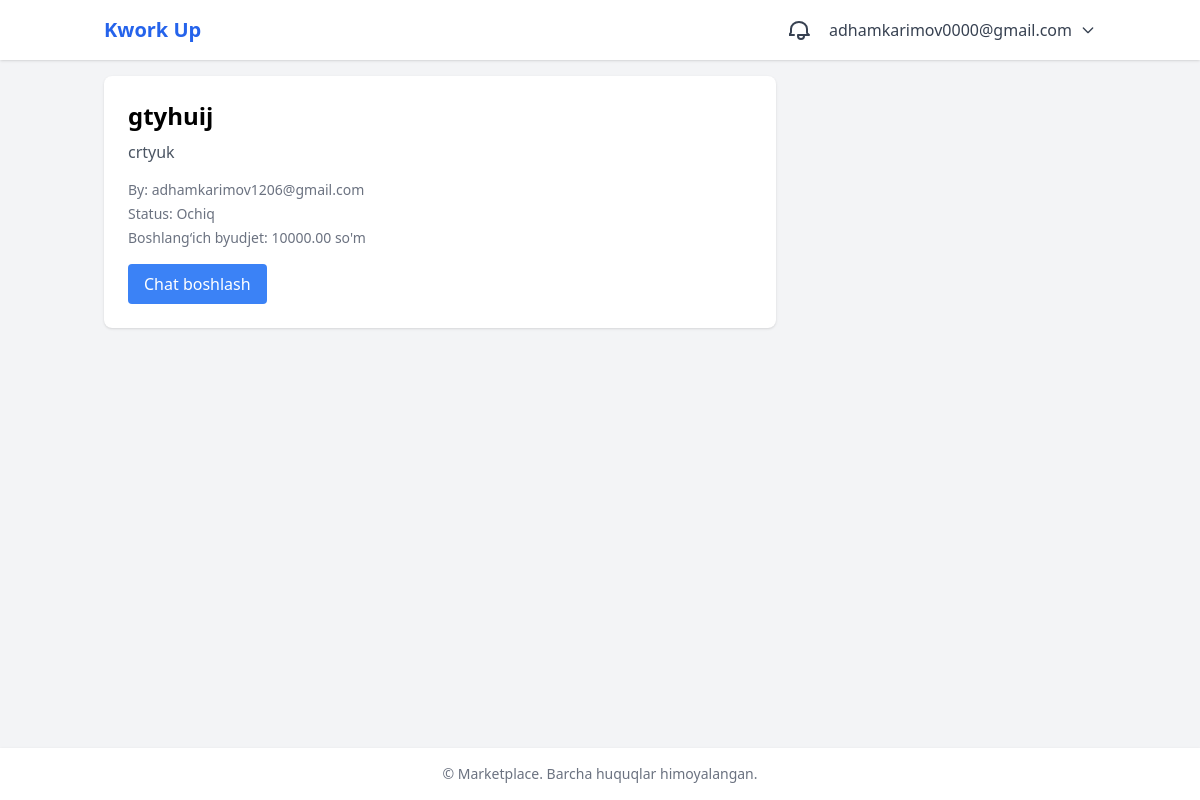
The app's page /order/1/ (signed in) with its own data.
### accounts/models.py (models this page shows, shortened)
class User(AbstractUser):
    class Role(models.TextChoices):
        CLIENT     = 'CLIENT',     'Mijoz'
        FREELANCER = 'FREELANCER', 'Frilanser'
    email     = models.EmailField(unique=True)
    full_name = models.CharField(max_length=255)
    role      = models.CharField(max_length=20, choices=Role.choices)
    avatar    = models.ImageField(upload_to='avatars/', null=True, blank=True)
    USERNAME_FIELD  = 'email'
    REQUIRED_FIELDS = ['username', 'full_name', 'role']

### marketplace/models.py (models this page shows, shortened)
class Order(models.Model):
    class Status(models.TextChoices):
        OPEN           = 'OPEN',           'Ochiq'
        IN_NEGOTIATION = 'IN_NEGOTIATION', 'Kelishilmoqda'
        IN_PROGRESS    = 'IN_PROGRESS',    'Jarayonda'
        COMPLETED      = 'COMPLETED',      'Tugatilgan'
        DELAYED        = 'DELAYED',        'Kechikkan'
        CANCELLED      = 'CANCELLED',      'Bekor qilingan'
    client         = models.ForeignKey(
        settings.AUTH_USER_MODEL,
        on_delete=models.CASCADE,
        related_name='orders'
    )
    assigned_freelancer = models.ForeignKey(
        settings.AUTH_USER_MODEL,
        on_delete=models.SET_NULL,
        null=True, blank=True,
        related_name='assigned_orders'
    )
    title          = models.CharField(max_length=255)
    description    = models.TextField()
    initial_budget = models.DecimalField(max_digits=12, decimal_places=2)
    final_price    = models.DecimalField(max_digits=12, decimal_places=2, null=True, blank=True)
    status         = models.CharField(max_length=20, choices=Status.choices, default=Status.OPEN)
    deadline       = models.DateTimeField(null=True, blank=True)
    tags           = models.ManyToManyField(Tag, blank=True, related_name='orders')
    created_at     = models.DateTimeField(auto_now_add=True)
    updated_at     = models.DateTimeField(auto_now=True)
    class Meta:
        ordering = ['-created_at']
    @property
    def time_remaining_seconds(self):
        if self.deadline and self.status == self.Status.IN_PROGRESS:
            delta = self.deadline - timezone.now()
            return max(int(delta.total_seconds()), 0)
        return None

### marketplace/views.py (the view)
# urls.py: path('order/<int:pk>/', views.OrderDetailView.as_view(), name='order_detail'),
class OrderDetailView(LoginRequiredMixin, View):
    login_url = 'accounts:login'
    def get(self, request, pk):
        order = get_object_or_404(Order, pk=pk)
        context = {
            'order': order,
            'is_owner': order.client == request.user,
            'is_freelancer': request.user.role == 'FREELANCER',
            'time_remaining': order.time_remaining_seconds,
        }
        return render(request, 'marketplace/order_detail.html', context)

### templates/marketplace/order_detail.html (shortened to what this page needs)
{% extends 'base.html' %}
{% block content %}
<div class="bg-white rounded-lg shadow p-6 max-w-2xl">
    <h1 class="text-2xl font-bold">{{ order.title }}</h1>
    <p class="text-gray-600 mt-2">{{ order.description }}</p>
    <div class="mt-4 text-sm text-gray-500 space-y-1">
        <p>By: {{ order.client.username }}</p>
        <p>Status: {{ order.get_status_display }}</p>
        <p>Boshlang‘ich byudjet: {{ order.initial_budget }} so'm</p>
    </div>
    {% if request.user.role == 'FREELANCER' %}
        <a href="{% url 'chat:create_room' order.id %}"
           class="mt-4 inline-block bg-blue-500 text-white px-4 py-2 rounded hover:bg-blue-600">
           Chat boshlash
        </a>
    {% endif %}
</div>
{% endblock %}

### templates/base.html (shortened to what this page needs)
<!DOCTYPE html>
<html lang="uz">
<head>
    <script src="https://cdn.tailwindcss.com"></script>
</head>
<body class="bg-gray-100 font-sans flex flex-col min-h-screen">
    <header class="bg-white shadow">
        <div class="container mx-auto flex justify-between items-center p-4">
            <a href="{% url 'marketplace:order_list' %}" class="text-xl font-bold text-blue-600">Kwork Up</a>
            <nav class="flex gap-4 items-center">
                {% if request.user.is_authenticated %}
                    <div class="relative">
                        <a href="{% url 'notifications:list' %}" class="flex items-center">
                        </a>
                    </div>
                    <div class="relative">
                        <button id="profileMenuButton" class="flex items-center gap-2 text-gray-700 hover:text-blue-500 focus:outline-none">
                            {{ request.user.username }}
                            <svg class="w-4 h-4" fill="none" stroke="currentColor" viewBox="0 0 24 24">
                                <path stroke-linecap="round" stroke-linejoin="round" stroke-width="2" d="M19 9l-7 7-7-7"/>
                            </svg>
                        </button>
                    </div>
                {% else %}
                    <a href="{% url 'accounts:login' %}" class="text-blue-500 hover:underline">Kirish</a>
                    <a href="{% url 'accounts:register' %}" class="text-blue-500 hover:underline">Ro'yxatdan o'tish</a>
                {% endif %}
            </nav>
        </div>
    </header>
    <main class="flex-1 container mx-auto p-4">
        {% block content %}{% endblock %}
    </main>
    <footer class="bg-white shadow mt-4">
        <div class="container mx-auto p-4 text-center text-gray-500 text-sm">
            &copy; {{ now.year }} Marketplace. Barcha huquqlar himoyalangan.
        </div>
    </footer>
</body>
</html>

### records on screen
User: user.username "adhamkarimov0000@gmail.com"
Order: title "gtyhuij", description "crtyuk", client.username "adhamkarimov1206@gmail.com", status "Ochiq", initial_budget "10000.00"
